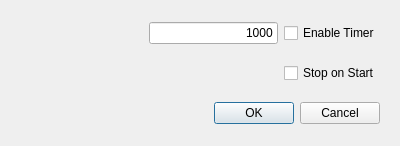
<?xml version="1.0" encoding="UTF-8"?>
<ui version="4.0">
 <class>TmrDialog</class>
 <widget class="QDialog" name="TmrDialog">
  <property name="windowModality">
   <enum>Qt::ApplicationModal</enum>
  </property>
  <property name="geometry">
   <rect>
    <x>0</x>
    <y>0</y>
    <width>400</width>
    <height>145</height>
   </rect>
  </property>
  <property name="windowTitle">
   <string>Timer Setup</string>
  </property>
  <layout class="QVBoxLayout" name="verticalLayout">
   <item>
    <widget class="QFrame" name="frame">
     <property name="sizePolicy">
      <sizepolicy hsizetype="Preferred" vsizetype="Minimum">
       <horstretch>0</horstretch>
       <verstretch>0</verstretch>
      </sizepolicy>
     </property>
     <property name="minimumSize">
      <size>
       <width>0</width>
       <height>44</height>
      </size>
     </property>
     <property name="maximumSize">
      <size>
       <width>16777215</width>
       <height>44</height>
      </size>
     </property>
     <property name="frameShape">
      <enum>QFrame::NoFrame</enum>
     </property>
     <property name="frameShadow">
      <enum>QFrame::Raised</enum>
     </property>
     <layout class="QHBoxLayout" name="horizontalLayout">
      <property name="topMargin">
       <number>2</number>
      </property>
      <property name="bottomMargin">
       <number>2</number>
      </property>
      <item>
       <spacer name="horizontalSpacer">
        <property name="orientation">
         <enum>Qt::Horizontal</enum>
        </property>
        <property name="sizeHint" stdset="0">
         <size>
          <width>40</width>
          <height>20</height>
         </size>
        </property>
       </spacer>
      </item>
      <item>
       <widget class="QLineEdit" name="leTmrInterval">
        <property name="text">
         <string>1000</string>
        </property>
        <property name="alignment">
         <set>Qt::AlignRight|Qt::AlignTrailing|Qt::AlignVCenter</set>
        </property>
       </widget>
      </item>
      <item>
       <widget class="QCheckBox" name="chkTmrEnable">
        <property name="text">
         <string>Enable Timer</string>
        </property>
       </widget>
      </item>
     </layout>
    </widget>
   </item>
   <item>
    <widget class="QFrame" name="frame_3">
     <property name="frameShape">
      <enum>QFrame::NoFrame</enum>
     </property>
     <property name="frameShadow">
      <enum>QFrame::Raised</enum>
     </property>
     <layout class="QHBoxLayout" name="horizontalLayout_3">
      <property name="topMargin">
       <number>2</number>
      </property>
      <property name="bottomMargin">
       <number>2</number>
      </property>
      <item>
       <spacer name="horizontalSpacer_2">
        <property name="orientation">
         <enum>Qt::Horizontal</enum>
        </property>
        <property name="sizeHint" stdset="0">
         <size>
          <width>240</width>
          <height>20</height>
         </size>
        </property>
       </spacer>
      </item>
      <item>
       <widget class="QCheckBox" name="chkStopBG">
        <property name="text">
         <string>Stop on Start</string>
        </property>
       </widget>
      </item>
     </layout>
    </widget>
   </item>
   <item>
    <widget class="QFrame" name="frame_2">
     <property name="sizePolicy">
      <sizepolicy hsizetype="Preferred" vsizetype="Minimum">
       <horstretch>0</horstretch>
       <verstretch>0</verstretch>
      </sizepolicy>
     </property>
     <property name="minimumSize">
      <size>
       <width>0</width>
       <height>44</height>
      </size>
     </property>
     <property name="maximumSize">
      <size>
       <width>16777215</width>
       <height>44</height>
      </size>
     </property>
     <property name="frameShape">
      <enum>QFrame::NoFrame</enum>
     </property>
     <property name="frameShadow">
      <enum>QFrame::Raised</enum>
     </property>
     <layout class="QHBoxLayout" name="horizontalLayout_2">
      <property name="topMargin">
       <number>2</number>
      </property>
      <property name="bottomMargin">
       <number>2</number>
      </property>
      <item>
       <widget class="QDialogButtonBox" name="buttonBox">
        <property name="orientation">
         <enum>Qt::Horizontal</enum>
        </property>
        <property name="standardButtons">
         <set>QDialogButtonBox::Cancel|QDialogButtonBox::Ok</set>
        </property>
       </widget>
      </item>
     </layout>
    </widget>
   </item>
  </layout>
 </widget>
 <resources/>
 <connections>
  <connection>
   <sender>buttonBox</sender>
   <signal>accepted()</signal>
   <receiver>TmrDialog</receiver>
   <slot>accept()</slot>
   <hints>
    <hint type="sourcelabel">
     <x>248</x>
     <y>254</y>
    </hint>
    <hint type="destinationlabel">
     <x>157</x>
     <y>274</y>
    </hint>
   </hints>
  </connection>
  <connection>
   <sender>buttonBox</sender>
   <signal>rejected()</signal>
   <receiver>TmrDialog</receiver>
   <slot>reject()</slot>
   <hints>
    <hint type="sourcelabel">
     <x>316</x>
     <y>260</y>
    </hint>
    <hint type="destinationlabel">
     <x>286</x>
     <y>274</y>
    </hint>
   </hints>
  </connection>
 </connections>
</ui>
